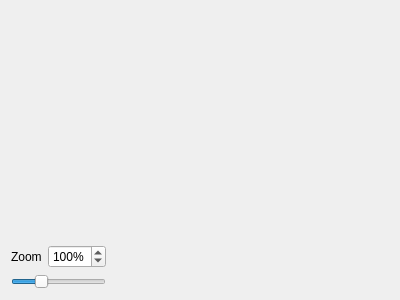
<?xml version="1.0" encoding="UTF-8"?>
<ui version="4.0">
 <class>CameraFrame</class>
 <widget class="QFrame" name="CameraFrame">
  <property name="geometry">
   <rect>
    <x>0</x>
    <y>0</y>
    <width>400</width>
    <height>300</height>
   </rect>
  </property>
  <property name="windowTitle">
   <string>Frame</string>
  </property>
  <layout class="QVBoxLayout" name="verticalLayout">
   <property name="leftMargin">
    <number>0</number>
   </property>
   <property name="topMargin">
    <number>0</number>
   </property>
   <property name="rightMargin">
    <number>0</number>
   </property>
   <item>
    <widget class="QScrollArea" name="camera_scrollarea">
     <property name="layoutDirection">
      <enum>Qt::LeftToRight</enum>
     </property>
     <property name="frameShape">
      <enum>QFrame::NoFrame</enum>
     </property>
     <property name="frameShadow">
      <enum>QFrame::Plain</enum>
     </property>
     <property name="lineWidth">
      <number>0</number>
     </property>
     <property name="widgetResizable">
      <bool>true</bool>
     </property>
     <property name="alignment">
      <set>Qt::AlignCenter</set>
     </property>
     <widget class="QWidget" name="camera_scrollarea_contents">
      <property name="geometry">
       <rect>
        <x>0</x>
        <y>0</y>
        <width>400</width>
        <height>229</height>
       </rect>
      </property>
      <layout class="QVBoxLayout" name="verticalLayout_4">
       <property name="leftMargin">
        <number>0</number>
       </property>
       <property name="topMargin">
        <number>0</number>
       </property>
       <property name="rightMargin">
        <number>0</number>
       </property>
       <property name="bottomMargin">
        <number>0</number>
       </property>
       <item alignment="Qt::AlignHCenter|Qt::AlignVCenter">
        <widget class="QLabel" name="camera_preview_label">
         <property name="text">
          <string/>
         </property>
         <property name="alignment">
          <set>Qt::AlignCenter</set>
         </property>
        </widget>
       </item>
      </layout>
     </widget>
    </widget>
   </item>
   <item>
    <layout class="QGridLayout" name="gridLayout_6">
     <property name="leftMargin">
      <number>11</number>
     </property>
     <property name="rightMargin">
      <number>11</number>
     </property>
     <item row="0" column="0">
      <widget class="QLabel" name="camera_zoom_label">
       <property name="sizePolicy">
        <sizepolicy hsizetype="Fixed" vsizetype="Preferred">
         <horstretch>0</horstretch>
         <verstretch>0</verstretch>
        </sizepolicy>
       </property>
       <property name="text">
        <string>Zoom</string>
       </property>
      </widget>
     </item>
     <item row="0" column="1">
      <widget class="QSpinBox" name="camera_zoom_spinbox">
       <property name="suffix">
        <string>%</string>
       </property>
       <property name="minimum">
        <number>20</number>
       </property>
       <property name="maximum">
        <number>300</number>
       </property>
       <property name="value">
        <number>100</number>
       </property>
      </widget>
     </item>
     <item row="1" column="0" colspan="2">
      <widget class="QSlider" name="camera_zoom_slider">
       <property name="sizePolicy">
        <sizepolicy hsizetype="Preferred" vsizetype="Fixed">
         <horstretch>0</horstretch>
         <verstretch>0</verstretch>
        </sizepolicy>
       </property>
       <property name="minimum">
        <number>20</number>
       </property>
       <property name="maximum">
        <number>300</number>
       </property>
       <property name="value">
        <number>100</number>
       </property>
       <property name="orientation">
        <enum>Qt::Horizontal</enum>
       </property>
      </widget>
     </item>
     <item row="0" column="2" rowspan="2">
      <spacer name="camera_spacer">
       <property name="orientation">
        <enum>Qt::Horizontal</enum>
       </property>
       <property name="sizeHint" stdset="0">
        <size>
         <width>40</width>
         <height>20</height>
        </size>
       </property>
      </spacer>
     </item>
    </layout>
   </item>
  </layout>
 </widget>
 <resources/>
 <connections/>
</ui>
